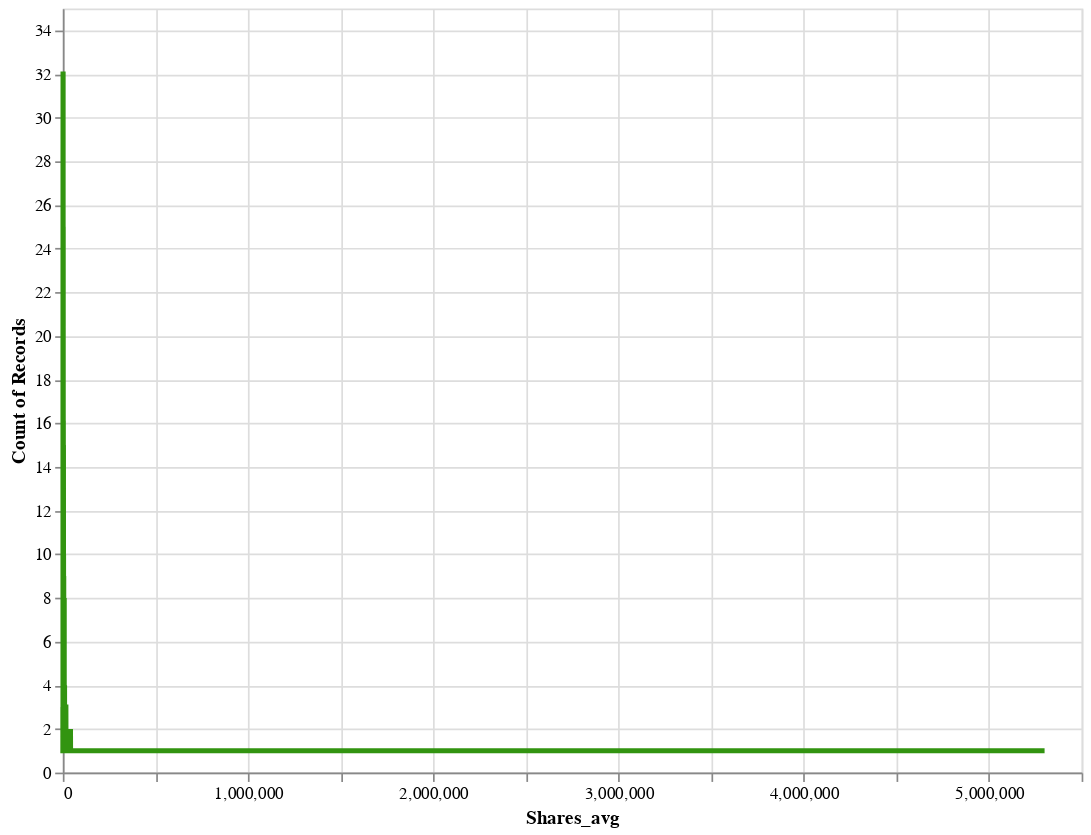

Notebook cell for this chart:
### Code cell
import altair as alt
chart=alt.Chart(df4).mark_line(size=3).encode(
    x=alt.X('Shares_avg'),
    y='count()',
    color=alt.value('#329410')
).properties(
    width=600,
    height=450
)
chart

### Figure 1 — Vega-Lite specification as saved in the notebook (floating-point values rounded to 4 significant figures; data arrays with more than 128 entries replaced by an {"elided": "..."} marker saying what was removed)
{"config": {"view": {"continuousWidth": 400, "continuousHeight": 300}}, "data": {"name": "data-ca214f3789c3e8225eaf6d83bb3f5d34"}, "mark": {"type": "line", "size": 3}, "encoding": {"color": {"value": "#329410"}, "x": {"type": "quantitative", "field": "Shares_avg"}, "y": {"type": "quantitative", "aggregate": "count"}}, "height": 450, "width": 600, "$schema": "https://vega.github.io/schema/vega-lite/v4.8.1.json", "datasets": {"data-ca214f3789c3e8225eaf6d83bb3f5d34": {"elided": "999 records"}}}
